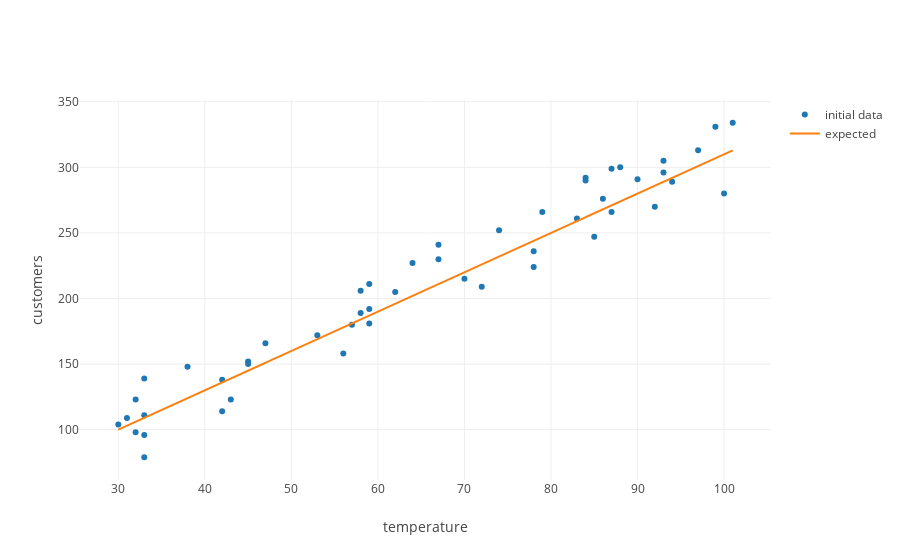

Notebook code for this chart:
### Markdown cell above
Now let's see how well our already trained model can predict random data.  Now we already trained a model on our non-noisy data, and that model discovered the underlying model of y = 3x + 10.  Let's see how well it predicts our noisy data.

### Code cell
customer_predictions = perfect_model.predict(temperature_inputs)
model_trace = trace_values(random_temperatures, customer_predictions, name = 'expected', mode = 'lines')
plot([data_trace, model_trace], layout = layout)

### Figure 1 — Plotly figure (JSON) as saved in the notebook; plotly's stock layout.template omitted (floating-point values rounded to 4 significant figures)
{"data": [{"mode": "markers", "name": "initial data", "text": [], "type": "scatter", "uid": "910b79be-79b3-41a5-bbef-3335b9e9a284", "x": [47, 38, 62, 45, 93, 87, 90, 78, 56, 42, 92, 33, 79, 85, 30, 87, 64, 59, 43, 70, 33, 32, 33, 99, 31, 78, 57, 84, 33, 97, 58, 86, 93, 100, 59, 74, 59, 58, 88, 67, 32, 83, 101, 42, 53, 67, 45, 72, 94, 84], "y": [166, 148, 205, 152, 296, 266, 291, 224, 158, 138, 270, 79, 266, 247, 104, 299, 227, 192, 123, 215, 111, 98, 139, 331, 109, 236, 180, 290, 96, 313, 189, 276, 305, 280, 181, 252, 211, 206, 300, 241, 123, 261, 334, 114, 172, 230, 150, 209, 289, 292]}, {"mode": "lines", "name": "expected", "text": [], "type": "scatter", "uid": "385e9ee3-b6e5-4051-8172-29a0c204b0e6", "x": [47, 38, 62, 45, 93, 87, 90, 78, 56, 42, 92, 33, 79, 85, 30, 87, 64, 59, 43, 70, 33, 32, 33, 99, 31, 78, 57, 84, 33, 97, 58, 86, 93, 100, 59, 74, 59, 58, 88, 67, 32, 83, 101, 42, 53, 67, 45, 72, 94, 84], "y": [151, 124.0, 196, 145, 289, 271, 280, 244, 178, 136, 286, 109.0, 247, 265, 100.0, 271, 202, 187, 139, 220, 109.0, 106.0, 109.0, 307, 103.0, 244, 181, 262, 109.0, 301, 184, 268, 289, 310, 187, 232, 187, 184, 274, 211, 106.0, 259, 313, 136, 169, 211, 145, 226, 292, 262]}], "layout": {"autosize": true, "xaxis": {"autorange": true, "range": [25.62, 105.4], "title": {"text": "temperature"}, "type": "linear"}, "yaxis": {"autorange": true, "range": [60.32, 352.7], "title": {"text": "customers"}, "type": "linear"}}}
